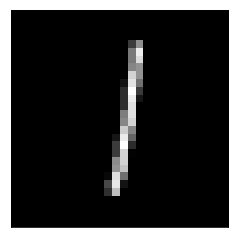
#> input picture img/image.jpg, 238 x 238 px
$ python Convert_image.py
#> lines starting #> are read from the running program, lines starting #| are printed output that depends on the picture
from PIL import Image

def resize_and_adjust(img_path, output_path, target_size=(28, 28), resolution=(96, 96), new_bit_depth='L'):
    # Load the image
#> called with img_path = 'img/image.jpg', output_path = 'img/new/img_7.jpg', target_size = (28, 28), resolution = (96, 96), new_bit_depth = 'L'
    img = Image.open(img_path)
#> img is the input picture: PIL image 238x238 RGBA; mean R, G, B, A 48, 48, 48, 213.7

    # Resize the image to the target size
    img = img.resize(target_size)
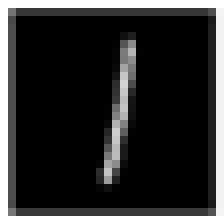
#> img: PIL image 28x28 RGBA (shown 8 times larger); mean R, G, B, A 7, 7, 7, 213; transparent parts drawn white

    # Change horizontal and vertical resolution
    img.info['dpi'] = resolution

    # Change to 8-bit grayscale
    img = img.convert(new_bit_depth)
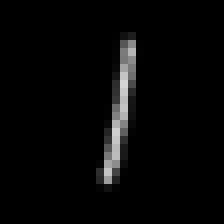
#> img: PIL image 28x28 L (shown 8 times larger); min 0, max 212, mean 7

    # Save the modified image
    img.save(output_path)

    # Display the modified image
    img.show()

# Example usage:
input_image_path = "img/image.jpg"
output_image_path = "img/new/img_7.jpg"

resize_and_adjust(input_image_path, output_image_path, target_size=(28, 28), resolution=(96, 96), new_bit_depth='L')
